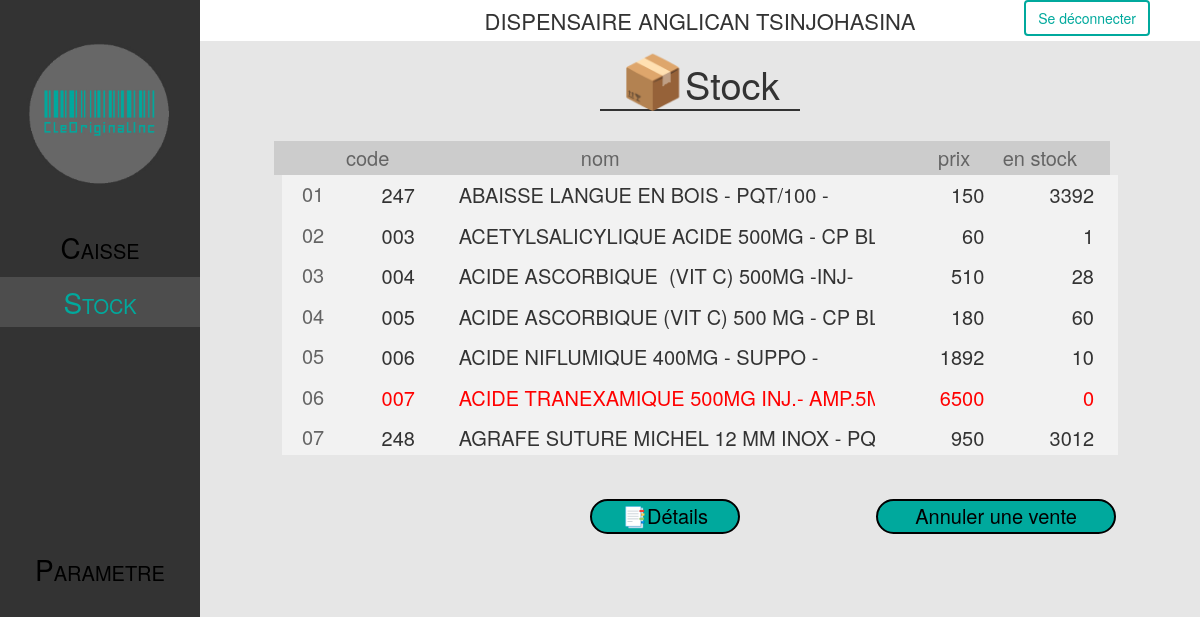
The page /caisse/stock.php on the database as committed earlier.
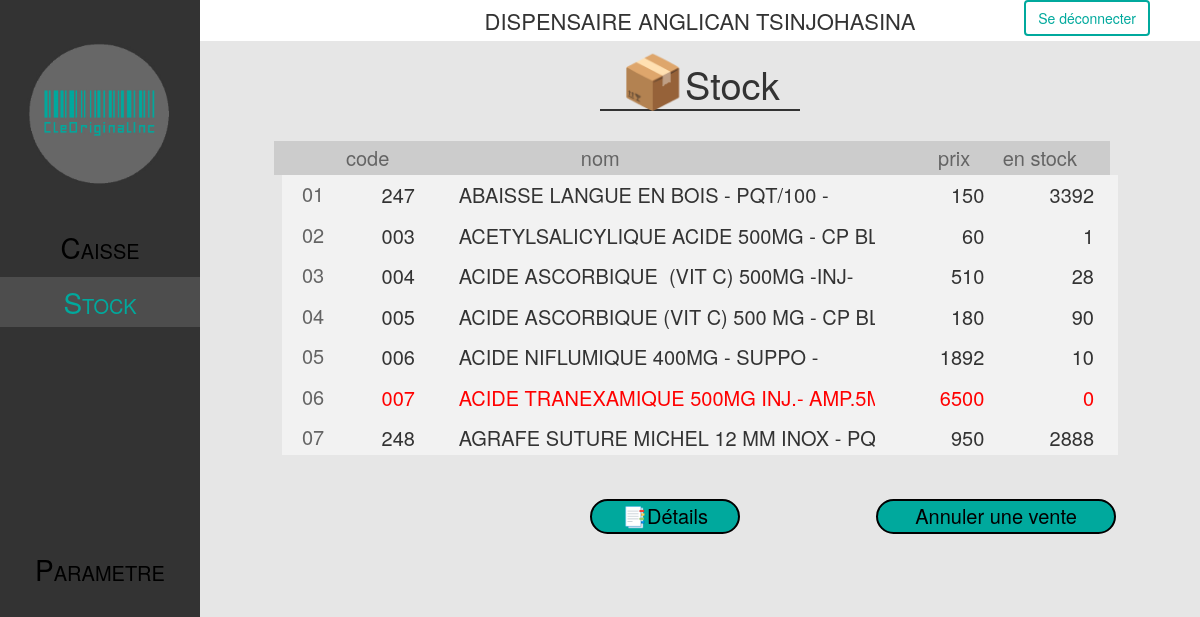
The same page on the database as committed later.
### tables this page shows
CREATE TABLE "tb_produtos" (
	"id"	INTEGER,
	"descricao"	varchar(55),
	"codInterno"	TEXT,
	"codBarras"	int(11),
	"fornecedor"	int(11),
	"custo"	NUMERIC,
	"venda"	NUMERIC,
	"principio"	varchar(55),
	"quantidade"	NUMERIC,
	"benefice"	NUMERIC,
	PRIMARY KEY("id" AUTOINCREMENT)
);

### caisse/stock.php (the view, shortened to what this page needs)
<?php
$db = connect('../pharmacie.db');
$result = $db->prepare("SELECT * FROM tb_produtos ORDER BY descricao ASC");
$result->execute();
$items = $result->fetchAll();
?>
<!DOCTYPE html>
<html lang="en">
<head>
  <link rel="stylesheet" href="https://maxcdn.bootstrapcdn.com/bootstrap/3.3.6/css/bootstrap.min.css">
  <link rel="stylesheet" type="text/css" href="css/liste.css">
  <link rel="stylesheet" type="text/css" href="css/bootstrap.min.css">
  <link rel="stylesheet" href="css/logout.css">
</head>
<body>
  <content>
    <div id="Block1" class="col-md-2">
      <img class="logo" src="img/logo.png">
      <ul class="menu">
        <li><a href="index.php"><span class="c">C</span>AISSE</a></li>
        <li><a href="stock.php"><span class="c">S</span>TOCK</a></li>
        <li><a href="parametre.php"><span class="c">P</span>ARAMETRE</a></li>
      </ul>
    </div>
    <div id="Block2" class="col-md-10">
      <div class="bar" align="center">
        <table>
          <td>
            <p class="text">DISPENSAIRE ANGLICAN TSINJOHASINA</p>
          </td>
          <td><a href="../logout.php" class="btn btn-danger loggout">Se déconnecter</a></td>
        </table>
      </div>
      <div class="title">
        <p class="titre" style="width: 200px;"><span class="caisse">📦</span>Stock</p>
      </div>
      <div class="other" align="center">
        <ul class="colonne4">
          <li class="code"><a>code</a></li>
          <li class="nm"><a>nom</a></li>
          <li class="prix"><a>prix</a></li>
          <li class="stock"><a>en stock</a></li>
        </ul>
        <div class="liste" style="overflow-y: scroll; max-height: 280px;">
          <?php
          $count = 0;
          foreach ($items as $value) :
            $count++;
            if ($count < 10) {
              $count = '0' . $count;
            } else {
              $count = $count;
            }
          ?>
            <ul class="colonne5">
              <li class="id"><a><?= $count ?></a></li>
              <li><input class="c1" type="text" name="cd" <?= ($value['quantidade'] == 0 ? 'style="color:red"' : ''); ?> value="<?= $value['codInterno'] ?>" placeholder="aucun" disabled></li>
              <li><input class="c2" type="text" name="name" <?= ($value['quantidade'] == 0 ? 'style="color:red"' : ''); ?> value="<?= $value['descricao'] ?>" placeholder="aucun" disabled></li>
              <li><input class="c3" type="text" name="pu" <?= ($value['quantidade'] == 0 ? 'style="color:red"' : ''); ?> value="<?= $value['venda'] ?>" placeholder="0 Ar" disabled></li>
              <li><input class="c4" type="text" name="qt" <?= ($value['quantidade'] == 0 ? 'style="color:red"' : ''); ?> value="<?= $value['quantidade'] ?>" placeholder="00" disabled></li>
            </ul>
          <?php endforeach; ?>
        </div>
      </div>
      <div class="bouton2">
        <button style="width: 150px;"><a href="../main.php?pg=produtos" style="text-decoration:none; color:black;">📑Détails</a></button>
        <button style="width: 240px;"><a href="#">Annuler une vente</a></button>
      </div>
    </div>
  </content>
</body>
</html>

### caisse/css/liste.css (style rules this page uses)
* { -webkit-box-sizing: border-box; -moz-box-sizing: border-box; box-sizing: border-box; }
body { background: #e6e6e6; font-family: 'Roboto'; font-size: 14px; font-weight: initial; color: white; margin: 0; padding: 0; width: 100%; }
content { position: absolute; padding: 0; left: 0; right: 0; top: 0; height: 100%; }
.text { font-size: 22px; margin-bottom: 5px; margin-top: 5px; text-align: center; }
.bar { background: #fff; }
#Block1 { padding: 0; background: #333333; text-align: center; height: 100%; }
.logo { padding-top: 25px; width: 90%; }
.menu { padding: 0; margin-top: 15px; }
#Block1 > ul:nth-child(2) > li { list-style: none; margin-bottom: 5px; padding: 5px 0; }
#Block1 > ul:nth-child(2) > li> a { text-decoration: none; font-size: 20px; }
.menu > li:nth-child(2) > a:nth-child(1) { color: #00a99d; }
.menu > li:nth-child(1) > a:nth-child(1) { color: #000000; }
.menu > li:nth-child(2) { background: #4d4d4d; }
.menu > li:nth-child(3) { margin-top: 217px; }
.menu > li:nth-child(3) > a:nth-child(1) { color: #000000; }
#Block2 { height: 100%; padding: 0; display: flex; flex-direction: column; background: #e6e6e6; }
.title { text-align: center; display: flex; justify-content: center; }
.titre { font-size: 38px; border-bottom-width: 2px; border-bottom-style: solid; width: 152px; margin-bottom: -75px; height: 70px; }
input { margin-top: 30px; width: 300px; border-color: black; font-size: 20px; background: #cccccc; border-style: double; }
.other { margin-top: 60px; text-align: -moz-center; }
.colonne4 { background: #cccccc; display: flex; flex-direction: row; justify-content: space-between; margin-top: 40px; margin-bottom: 0px; margin-right: 16px; padding-right: 33px; padding-left: 68px; width: 945px; }
.code, .stock { list-style: none; padding-bottom: 2.5px; padding-top: 2.5px; padding-left: 4px; }
.nm { padding-left: 163px; list-style: none; padding-bottom: 2.5px; padding-top: 2.5px; }
.prix { padding-left: 388px; list-style: none; padding-bottom: 2.5px; padding-top: 2.5px; }
.colonne4 li a { text-decoration: none; color: #646464; font-size: 20px; }
.colonne5 { background: #f2f2f2; display: flex; flex-direction: row; margin-top: 0px; margin-bottom: 0px; padding: 0px; justify-content: space-between; width: 945px; padding-top: 5px; padding-bottom: 5px; padding-left: 20px; }
ul.colonne5 > li:nth-child(4) { border: none; }
.colonne5 li { list-style: none; }
.colonne5 li a { text-decoration: none; color: #646464; font-size: 20px; }
.c1, .c3, .c4 { text-align: end; background: #f2f2f2; border: none; margin-right: 22px; margin-bottom: 0px; margin-left: 6px; margin-top: 0px; width: 70px; }
.c2 { background: #f2f2f2; border: none; margin-right: 22px; margin-bottom: 0px; margin-left: 6px; margin-top: 0px; width: 535px; }
.id { margin-right: 5px; }
button { width: 125px; font-size: 20px; border-radius: 20px; border-style: solid; border-color: black; }
.bouton2 { margin-top: 202px; display: flex; justify-content: space-between; margin-left: 820px; margin-right: 15px; }
.bouton2 > button { width: 125px; font-size: 20px; background: #00a99d; border-style: solid; border-color: black; border-radius: 20px; }
.c { font-size: 28px; }
.caisse { font-size: 52px; }
.bouton2 > button:nth-child(2) > a:nth-child(1) { text-decoration: none; color: #000; }
@media only screen and (max-width: 1300px) { .bouton2 { margin-top: 44px; display: flex; justify-content: space-between; margin-left: 390px; margin-right: 84px; } }
@media only screen and (max-width: 1300px) { .c2 { background: #f2f2f2; border: none; margin-right: 22px; margin-bottom: 0px; margin-left: 6px; margin-top: 0px; width: 420px; } }
@media only screen and (max-width: 1300px) { .nm { padding-left: 163px; list-style: none; padding-bottom: 2.5px; padding-top: 2.5px; } }
@media only screen and (max-width: 1300px) { .prix { padding-left: 290px; list-style: none; padding-bottom: 2.5px; padding-top: 2.5px; } }
@media only screen and (max-width: 1300px) { .colonne5 { background: #f2f2f2; display: flex; flex-direction: row; margin-top: 0px; margin-bottom: 0px; padding: 0px; justify-content: space-between; width: 836px; padding-top: 5px; padding-bottom: 5px; padding-left: 20px; } }
@media only screen and (max-width: 1300px) { .colonne4 { background: #cccccc; display: flex; flex-direction: row; justify-content: space-between; margin-top: 40px; margin-bottom: 0px; margin-right: 16px; padding-right: 33px; padding-left: 68px; width: 836px; } }

Rows that differ between the two databases and show on the page:
changed tb_produtos "ACIDE ASCORBIQUE (VIT C) 500 MG - CP BLIST-": qt "60" → "90"
changed tb_produtos "AGRAFE SUTURE MICHEL 12 MM INOX - PQT/100 -": qt "3012" → "2888"
